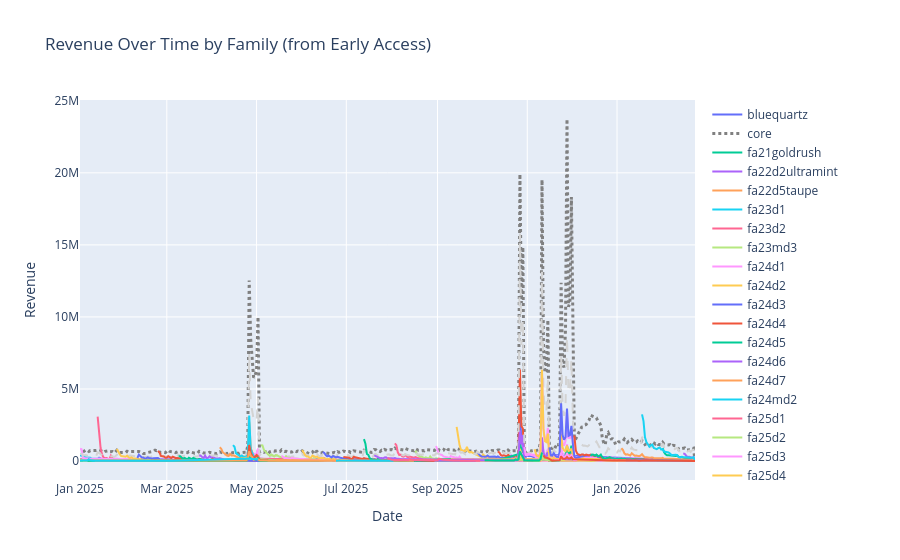

This figure's notebook cell:
### Code cell
import plotly.express as px
import plotly.graph_objects as go

# ============================================================
filter_for_30d = False  # True = bucket discount-affected families into "other"
launch_window_days = 30  # Number of days to analyze from launch (e.g., 14 or 30)
min_pct_threshold = 1    # Minimum % of daily non-core revenue to show as own line
# ============================================================

exclusion_windows = [
    (pd.to_datetime('2025-10-26'), pd.to_datetime('2025-12-25')),
    (pd.to_datetime('2025-04-26'), pd.to_datetime('2025-05-02')),
]

# --- Aggregate by family_1 ---
df_tmp = df_rev_seasonal.copy()
df_tmp['family_1'] = df_tmp['family_1'].fillna('other')

df_agg = df_tmp.groupby(
    ['order_processed_date_pst', 'family_1', 'planning_status']
)['revenue'].sum().reset_index().rename(columns={'family_1': 'family'})
df_agg['order_processed_date_pst'] = pd.to_datetime(df_agg['order_processed_date_pst'])

# Build release map and web_buy map
df_rel['early_access'] = pd.to_datetime(df_rel['early_access'])
release_map = df_rel.drop_duplicates(subset='Tag').set_index('Tag')['early_access'].to_dict()
web_buy_map = df_rel.drop_duplicates(subset='Tag').set_index('Tag')['web_buy'].to_dict()
df_agg['web_buy'] = df_agg['family'].map(web_buy_map)

if filter_for_30d:
    for win_min, win_max in exclusion_windows:
        df_agg = df_agg[(df_agg['order_processed_date_pst'] < win_min) | (df_agg['order_processed_date_pst'] > win_max)]

    families_to_bucket = set()
    for family, ea_date in release_map.items():
        for win_min, win_max in exclusion_windows:
            if ea_date + pd.Timedelta(days=launch_window_days - 1) >= win_min and ea_date <= win_max:
                families_to_bucket.add(family)

    print(f"Bucketed {len(families_to_bucket)} families into 'other': {sorted(families_to_bucket)}")
    df_agg.loc[df_agg['family'].isin(families_to_bucket), 'family'] = 'other'

    df_other = df_agg[df_agg['family'] == 'other']
    df_rest = df_agg[df_agg['family'] != 'other']
    df_other_agg = df_other.groupby(['order_processed_date_pst', 'planning_status']).agg(
        revenue=('revenue', 'sum'), web_buy=('web_buy', 'sum')
    ).reset_index()
    df_other_agg['family'] = 'other'
    df_agg = pd.concat([df_rest, df_other_agg], ignore_index=True)

    family_min_date = df_agg[df_agg['family'] != 'other'].groupby('family')['order_processed_date_pst'].transform('min')
    df_agg['ea_start'] = df_agg['family'].map(release_map)
    mask = df_agg['ea_start'].isna() & (df_agg['family'] != 'other')
    df_agg.loc[mask, 'ea_start'] = family_min_date[mask]
    df_agg['days_since_launch'] = (df_agg['order_processed_date_pst'] - df_agg['ea_start']).dt.days
    rev_nd = df_agg[df_agg['days_since_launch'].between(0, launch_window_days - 1)]\
        .groupby('family')['revenue'].sum().rename('rev_nd')
    df_agg = df_agg.merge(rev_nd, on='family', how='left')
    df_agg = df_agg.drop(columns=['ea_start', 'days_since_launch'])
    print(f"Remaining families: {df_agg['family'].nunique()} | rev_nd NaN: {df_agg['rev_nd'].isna().sum()} / {len(df_agg)}")

# --- Relabel core rows, then bucket <5% non-core families into 'rest' ---
df_agg.loc[df_agg['planning_status'] == 'core', 'family'] = 'core'

# Compute daily non-core % per family to identify <5% contributors
df_nc = df_agg[df_agg['family'] != 'core'].copy()
df_nc_daily_rev = df_nc.groupby(['order_processed_date_pst', 'family'])['revenue'].sum().reset_index(name='fam_day_rev')
daily_total_nc = df_nc_daily_rev.groupby('order_processed_date_pst')['fam_day_rev'].sum().rename('daily_total')
df_nc_daily_rev = df_nc_daily_rev.merge(daily_total_nc, on='order_processed_date_pst')
df_nc_daily_rev['pct_of_daily'] = (df_nc_daily_rev['fam_day_rev'] / df_nc_daily_rev['daily_total'] * 100)

# Build set of (date, family) pairs below threshold
below_mask = df_nc_daily_rev['pct_of_daily'] < min_pct_threshold
below_keys = set(zip(df_nc_daily_rev.loc[below_mask, 'order_processed_date_pst'],
                      df_nc_daily_rev.loc[below_mask, 'family']))

# Relabel those rows in df_agg as 'rest'
df_agg['_key'] = list(zip(df_agg['order_processed_date_pst'], df_agg['family']))
df_agg.loc[df_agg['_key'].isin(below_keys), 'family'] = 'rest'
df_agg = df_agg.drop(columns=['_key'])

# Re-aggregate rest and core rows
df_agg = df_agg.groupby(
    ['order_processed_date_pst', 'family', 'planning_status']
).agg(revenue=('revenue', 'sum'), web_buy=('web_buy', 'first')).reset_index()

# --- Cumulative revenue as % of web_buy ---
df_agg['web_buy'] = df_agg['family'].map(web_buy_map)
df_agg = df_agg.sort_values(['family', 'order_processed_date_pst'])
_ea_start = df_agg['family'].map(release_map)
_fmin = df_agg.groupby('family')['order_processed_date_pst'].transform('min')
_ea_start = _ea_start.fillna(_fmin)
_from_launch = df_agg['order_processed_date_pst'] >= _ea_start
_rev_for_cum = df_agg['revenue'].where(_from_launch, 0)
df_agg['cum_rev'] = _rev_for_cum.groupby(df_agg['family']).cumsum()
df_agg.loc[~_from_launch, 'cum_rev'] = np.nan
df_agg['pct_web_buy'] = (df_agg['cum_rev'] / df_agg['web_buy'] * 100)

# --- Build df_daily_fam with ranking (derived from df_agg) ---
df_core_daily = df_agg[df_agg['family'] == 'core'].groupby(
    'order_processed_date_pst'
)['revenue'].sum().reset_index()
df_core_daily['family'] = 'core'
df_core_daily['rank'] = -1

df_nc_daily = df_agg[df_agg['family'] != 'core'].groupby(
    ['order_processed_date_pst', 'family']
)['revenue'].sum().reset_index()
daily_total_nc = df_nc_daily.groupby('order_processed_date_pst')['revenue'].sum().rename('daily_total')
df_nc_daily = df_nc_daily.merge(daily_total_nc, on='order_processed_date_pst')
df_nc_daily['pct_of_daily'] = (df_nc_daily['revenue'] / df_nc_daily['daily_total'] * 100).round(1)
df_nc_daily['rank'] = df_nc_daily.sort_values('revenue', ascending=False)\
    .groupby('order_processed_date_pst').cumcount() + 1

df_daily_fam = pd.concat([df_nc_daily, df_core_daily], ignore_index=True)
df_daily_fam = df_daily_fam.sort_values(['order_processed_date_pst', 'rank'])

# --- Plot from df_daily_fam ---
df_daily_fam['web_buy'] = df_daily_fam['family'].map(web_buy_map)
df_daily_fam = df_daily_fam.sort_values(['family', 'order_processed_date_pst'])

_ea_plot = df_daily_fam['family'].map(release_map)
_fmin_plot = df_daily_fam.groupby('family')['order_processed_date_pst'].transform('min')
_ea_plot = _ea_plot.fillna(_fmin_plot)
_from_launch_plot = df_daily_fam['order_processed_date_pst'] >= _ea_plot
_rev_plot = df_daily_fam['revenue'].where(_from_launch_plot, 0)
df_daily_fam['cum_rev'] = _rev_plot.groupby(df_daily_fam['family']).cumsum()
df_daily_fam.loc[~_from_launch_plot, 'cum_rev'] = np.nan
df_daily_fam['pct_web_buy'] = (df_daily_fam['cum_rev'] / df_daily_fam['web_buy'] * 100)

fig = go.Figure()

for family in df_daily_fam['family'].unique():
    df_fam = df_daily_fam[df_daily_fam['family'] == family]
    if family in release_map:
        df_fam = df_fam[df_fam['order_processed_date_pst'] >= release_map[family]]

    is_core = (family == 'core')
    is_rest = (family == 'rest')

    if is_core:
        line_style = dict(color='grey', width=3, dash='dot')
    elif is_rest:
        line_style = dict(color='lightgrey', width=2, dash='dash')
    else:
        line_style = dict()

    fig.add_trace(go.Scatter(
        x=df_fam['order_processed_date_pst'],
        y=df_fam['revenue'],
        mode='lines',
        name=family,
        line=line_style,
        customdata=df_fam[['web_buy','cum_rev','pct_web_buy']].fillna(''),
        hovertemplate=(
            'Date: %{x}<br>Revenue: %{y:,.2f}<br>'
            'Web Buy: %{customdata[0]:,.0f} — Cum Rev: %{customdata[1]:,.0f} (%{customdata[2]:.1f}%)'
            '<extra>%{fullData.name}</extra>'
        )
    ))

fig.update_layout(title='Revenue Over Time by Family (from Early Access)', xaxis_title='Date', yaxis_title='Revenue')
fig.show()
